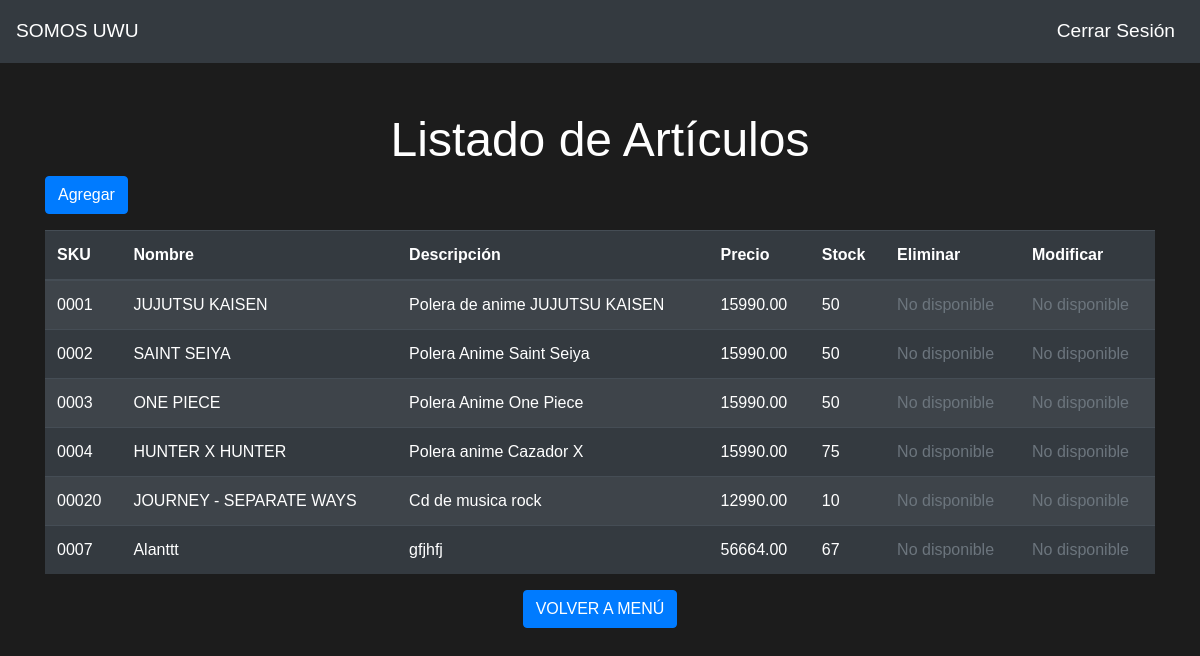
Page /articulos/ on the committed database.
### galeria/models.py (models this page shows, shortened)
class Articulo(models.Model):
    sku = models.CharField(max_length=100, unique=True)
    nombre = models.CharField(max_length=200)
    descripcion = models.TextField()
    precio = models.DecimalField(max_digits=10, decimal_places=2)
    stock = models.IntegerField()

### galeria/views.py (the view)
# urls.py: path('articulos/', views.articulos, name='articulos'),
def articulos(request):
    articulos = Articulo.objects.all()
    return render(request, 'galeria/articulo_list.html', {'articulos': articulos})

### galeria/templates/galeria/articulo_list.html (shortened to what this page needs)
<!DOCTYPE html>
<html lang="es">
<head>
    {% load static %}
    <link rel="stylesheet" href="https://stackpath.bootstrapcdn.com/bootstrap/4.5.2/css/bootstrap.min.css">
    <link rel="stylesheet" href="{% static 'css/estilos.css' %}">
</head>
<body>
    <nav class="navbar navbar-expand-lg navbar-dark bg-dark">
        <a class="navbar-brand" href="{% url 'index' %}">SOMOS UWU</a>
        <div class="collapse navbar-collapse" id="navbarNav">
            <ul class="navbar-nav ml-auto">
                <li class="nav-item">
                    <form method="post" action="{% url 'logout' %}">
                        <button type="submit" class="nav-link btn btn-link" style="color: inherit;">Cerrar Sesión</button>
                    </form>
                </li>
            </ul>
        </div>
    </nav>
    <div class="container mt-5">
        <h1 class="center-text">Listado de Artículos</h1>
        <div class="table-container">
            <a href="{% url 'crear_articulo' %}" class="btn btn-primary mb-3">Agregar</a>
            <table class="table table-dark table-striped">
                <thead>
                    <tr>
                        <th>SKU</th>
                        <th>Nombre</th>
                        <th>Descripción</th>
                        <th>Precio</th>
                        <th>Stock</th>
                        <th>Eliminar</th>
                        <th>Modificar</th>
                    </tr>
                </thead>
                <tbody>
                    {% for articulo in articulos %}
                    <tr>
                        <td>{{ articulo.sku }}</td>
                        <td>{{ articulo.nombre }}</td>
                        <td>{{ articulo.descripcion }}</td>
                        <td>{{ articulo.precio }}</td>
                        <td>{{ articulo.stock }}</td>
                        <td>
                            {% if articulo.id %}
                                <a href="{% url 'eliminar_articulo' articulo.id %}" class="btn btn-danger">Eliminar</a>
                            {% else %}
                                <span class="text-muted">No disponible</span>
                            {% endif %}
                        </td>
                        <td>
                            {% if articulo.id %}
                                <a href="{% url 'editar_articulo' articulo.id %}" class="btn btn-warning">Modificar</a>
                            {% else %}
                                <span class="text-muted">No disponible</span>
                            {% endif %}
                        </td>
                    </tr>
                    {% endfor %}
                </tbody>
            </table>
            <center>
                <div class="center">
                    <a href="{% url 'dashboard' %}" class="btn btn-primary">VOLVER A MENÚ</a>
                </div>
              </center>
        </div>
    </div>
</body>
</html>

### Static/css/estilos.css (style rules this page uses)
body { background-color: #1c1c1c; color: #ffffff; font-family: 'Arial', sans-serif; margin: 0; padding: 0; }
.navbar { margin-bottom: 20px; }
.center-text { text-align: center; margin-top: 20px; font-family: 'Arial Black', sans-serif; font-size: 3em; color: white; }
.btn-primary { background-color: #007bff; border-color: #007bff; color: white; }
.navbar-brand, .nav-link { font-size: 1.2em; }
.navbar-nav .nav-item { margin-left: 20px; }
a { text-decoration: none; color: white; }

### rows in the picture
Articulo: sku "0001", nombre "JUJUTSU KAISEN", descripcion "Polera de anime JUJUTSU KAISEN", precio "15990.00", stock "50"
Articulo: sku "0002", nombre "SAINT SEIYA", descripcion "Polera Anime Saint Seiya", precio "15990.00", stock "50"
Articulo: sku "0003", nombre "ONE PIECE", descripcion "Polera Anime One Piece", precio "15990.00", stock "50"
Articulo: sku "0004", nombre "HUNTER X HUNTER", descripcion "Polera anime Cazador X", precio "15990.00", stock "75"
Articulo: sku "00020", nombre "JOURNEY - SEPARATE WAYS", descripcion "Cd de musica rock", precio "12990.00", stock "10"
Articulo: sku "0007", nombre "Alanttt", descripcion "gfjhfj", precio "56664.00", stock "67"
